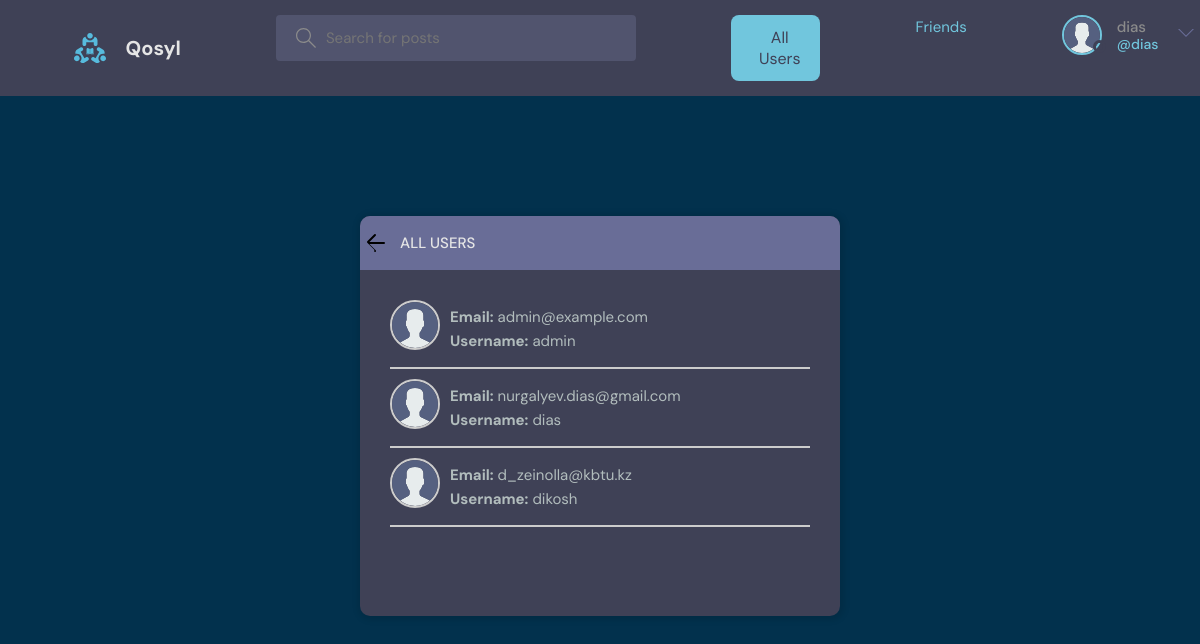
Page /all/ (signed in) on the earlier database version.
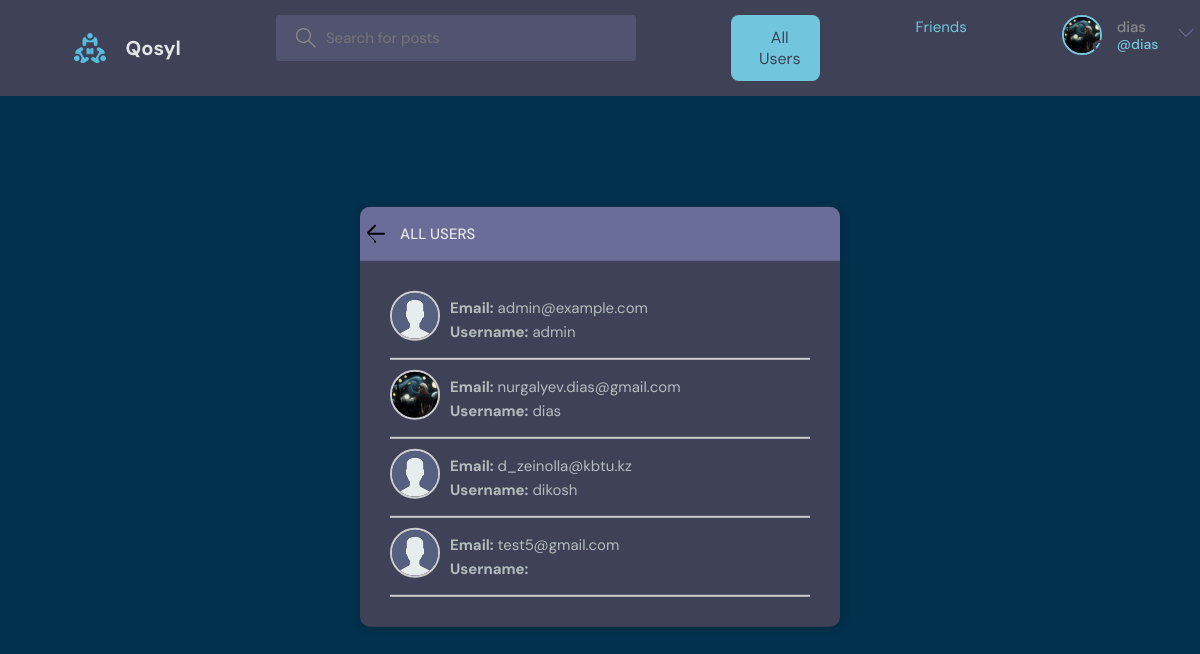
Same page on the later database version.
### users/models.py (models this page shows, shortened)
class User(AbstractUser):
    name = models.CharField(max_length=200, null=True)
    email = models.EmailField(unique=True, null=True)
    bio = models.TextField(null=True)
    avatar = models.ImageField(upload_to='avatars/', null=True, blank=True)
    friends = models.ManyToManyField('self', blank=True, symmetrical=True, related_name='user_friends')
    USERNAME_FIELD = 'email'
    REQUIRED_FIELDS = []
    objects = UserManager()

### users/views.py (the view)
# urls.py: path('all/', views.get_all_users, name='all_users'),
@login_required
def get_all_users(request):
    users = User.objects.all()
    for user in users:
        user.avatar_url = user.avatar.url if user.avatar else '/static/images/default-avatar.jpg'
    return render(request, 'users/all_users.html', {'users': users})

### users/templates/users/all_users.html
{% extends 'main.html' %}
{% load static %}
{% block content %}
<main class="all-users layout">
  <div class="container">
    <div class="layout__box">
      <div class="layout__boxHeader" style="position: relative; padding-left: 40px;">
        <a href="{% url 'home' %}" style="position: absolute; left: -5px; top: 10px; font-size: 24px; color: #5dd693; text-decoration: none;">
          <svg width="32" height="32" xmlns="http://www.w3.org/2000/svg" viewBox="0 0 32 32">
            <path d="M19.293 23.707l-7-7a1 1 0 0 1 0-1.414l7-7a1 1 0 0 1 1.414 1.414L14.414 16h14.586a1 1 0 0 1 0 2H14.414l6.293 6.293a1 1 0 1 1-1.414 1.414z"/>
          </svg>
        </a>
        <div class="layout__boxTitle">
          <h3>All Users</h3>
        </div>
      </div>
      <div class="layout__body">
        {% for user in users %}
<div class="user-card">
  <a href="{% url 'profile' user.id %}" style="text-decoration: none; color: inherit;">
    <div class="user-card__header" style="display: flex; align-items: center; gap: 10px;">
      <div class="user-avatar">
        {% if user.avatar %}
          <img src="{{ user.avatar.url }}" alt="{{ user.username }}'s Avatar" class="avatar-img"
            style="width: 50px; height: 50px; object-fit: cover; border-radius: 50%; border: 2px solid #ccc;">
        {% else %}
          <img src="{% static 'images/avatar.svg' %}" alt="Default Avatar" class="avatar-img"
            style="width: 50px; height: 50px; object-fit: cover; border-radius: 50%; border: 2px solid #ccc;">
        {% endif %}
      </div>
      <div class="user-info" style="flex-grow: 1;">
        <p><strong>Email:</strong> {{ user.email }}</p>
        <p><strong>Username:</strong> {{ user.username }}</p>
      </div>
    </div>
  </a>
  <div class="user-card__divider" style="border-top: 2px solid #ccc; margin: 10px 0;"></div>
</div>
{% empty %}
  <p>No users found.</p>
{% endfor %}
      </div>
    </div>
  </div>
</main>
{% endblock content %}

### templates/main.html (shortened to what this page needs)
<!DOCTYPE html>
{% load static %}
<html lang="en">
<head>
    <link rel="stylesheet" href="{% static 'styles/style.css' %}" />
</head>
<body>
    {% include 'navbar.html' %}
    {% block content %}
    {% endblock %}
</body>
</html>

### templates/navbar.html (shortened to what this page needs)
{% load static %}
<header class="header header--loggedIn">
    <div class="container">
        <a href="{% url 'home' %}" class="header__logo">
            <img src="{% static 'images/logo.svg' %}" />
            <h1>Qosyl</h1>
        </a>
        <form class="header__search" method="GET" action="{% url 'home' %}">
            <label>
                <input name="q" placeholder="Search for posts" />
            </label>
        </form>
<button
    onclick="window.location.href='{% url 'all_users' %}'"
    class="all-users-button"
    style="
        background-color: #71c6dd; /* Using your color for the main button background */
        color: #3f4156; /* Text color */
        font-family: 'DM Sans', sans-serif; /* Font style */
        font-size: 16px; /* Font size */
        padding: 12px 20px; /* Padding for spacing */
        border: none; /* No border */
        border-radius: 8px; /* Rounded corners */
        cursor: pointer; /* Pointer on hover */
        display: flex;
        align-items: center;
        gap: 8px; /* Space between the icon and the text */
        transition: background-color 0.3s ease, transform 0.2s ease; /* Smooth transition */
    ">
     All Users
</button>
<a href="{% url 'friends' %}" class="header__button">Friends</a>
        <nav class="header__menu">
            {% if request.user.is_authenticated %}
            <div class="header__user">
                <a href="{% url 'update-user' %}">
                    <div class="avatar avatar--medium active">
                        <img src="{{request.user.avatar.url}}" />
                    </div>
                    <p>{{request.user.username}} <span>@{{request.user.username}}</span></p>
                </a>
                <button class="dropdown-button">
                    <svg version="1.1" xmlns="http://www.w3.org/2000/svg" width="32" height="32" viewBox="0 0 32 32">
                        <title>chevron-down</title>
                        <path d="M16 21l-13-13h-3l16 16 16-16h-3l-13 13z"></path>
                    </svg>
                </button>
            </div>
            {% else %}
            <a href="{% url 'login' %}">
                <img src="{% static 'images/avatar.svg' %}" />
                <p>Login</p>
            </a>
            {% endif %}
        </nav>
    </div>
</header>

### static/styles/style.css (style rules this page uses)
:root { --color-main: #71c6dd; --color-main-light: #e1f6fb; --color-dark: #3f4156; --color-dark-medium: #51546e; --color-dark-light: #696d97; --color-light: #e5e5e5; --color-gray: #8b8b8b; --color-light-gray: #b2bdbd; --color-bg: #02314d; }
* { font-family: "DM Sans", -apple-system, BlinkMacSystemFont, "Segoe UI", Roboto, Oxygen, Ubuntu, Cantarell, "Open Sans", "Helvetica Neue", sans-serif; margin: 0; padding: 0; box-sizing: border-box; text-rendering: optimizeLegibility; font-size: inherit; }
html { font-size: 56.25%; }
@media only screen and (min-width: 1200px) { html { font-size: 62.5%; } }
body { line-height: 1.6; font-weight: 400; font-size: 1.5rem; color: var(--color-light-gray); background-color: var(--color-bg); min-height: 100vh; }
img { width: 100%; }
a { display: inline-block; color: var(--color-main); text-decoration: none; }
.container { max-width: 120rem; width: 90%; margin: auto; }
.avatar { position: relative; display: inline-block; border-radius: 50%; border: 2px solid var(--color-main); }
.avatar img { display: block; border-radius: 50%; object-fit: cover; object-position: center; }
.avatar::after { content: ""; display: block; position: absolute; background-color: var(--color-gray); z-index: 111; border-radius: 50%; border: 0.3rem solid var(--color-dark); }
.avatar.active::after { background-color: var(--color-success); }
.avatar.avatar--medium img { width: 3.6rem; height: 3.6rem; border-radius: 50%; }
.avatar.avatar--medium:after { width: 0.7rem; height: 0.7rem; bottom: 0px; right: -6px; }
.header { padding: 1.5rem; background-color: var(--color-dark); }
.header > .container { display: flex; gap: 9.5rem; }
.header__logo, .header__user { display: flex; gap: 2rem; align-items: center; }
.header__logo > img { height: 3.2rem; width: 3.2rem; }
.header__logo > h1 { font-weight: 700; font-size: 2rem; color: var(--color-light); }
.header__search > label { background-color: var(--color-dark-medium); padding: 1.3rem 1rem; display: flex; align-items: center; gap: 1rem; border-radius: 4px; }
.header__search svg { fill: var(--color-gray); width: 2rem; height: 2rem; margin-left: 1rem; }
.header__search input { width: 30rem; background: transparent; border: none; outline: none; color: var(--color-light); }
.header__menu { margin-left: auto; position: relative; }
.header__menu a { display: flex; gap: 1.5rem; align-items: center; font-weight: 500; text-decoration: none; color: var(--color-gray); }
.header__menu img { height: 3.6rem; }
.header__menu p { line-height: 1.2; }
.header__menu span { color: var(--color-main); font-weight: 500; font-size: 1.4rem; display: block; }
.header__menu svg { width: 1.6rem; height: 1.6rem; fill: var(--color-dark-light); }
.dropdown-button { background: transparent; border: 0; outline: 0; cursor: pointer; }
.layout { margin-top: 2.4rem; }
.layout > .container { display: flex; justify-content: space-between; align-items: flex-start; }
.layout__box { width: 90%; max-width: 48rem; min-height: 40rem; position: absolute; top: 50%; left: 50%; transform: translate(-50%, -46%); background-color: var(--color-dark); border-radius: 1rem; box-shadow: 1px 1px 6px 3px rgba(0, 0, 0, 0.1); overflow: hidden; }
.layout__boxHeader { display: flex; padding: 1.5rem; background-color: var(--color-dark-light); }
.layout__boxTitle { display: flex; gap: 1.5rem; align-items: center; }
.layout__boxTitle h3 { text-transform: uppercase; font-weight: 500; color: var(--color-light); }
.layout__body { margin: 3rem; }

Differences in the rows shown:
changed User "nurgalyev.dias@gmail.com": user.avatar: picture added in place of a placeholder; avatar: picture added in place of a placeholder
added User: avatar (placeholder picture), email "test5@gmail.com"
